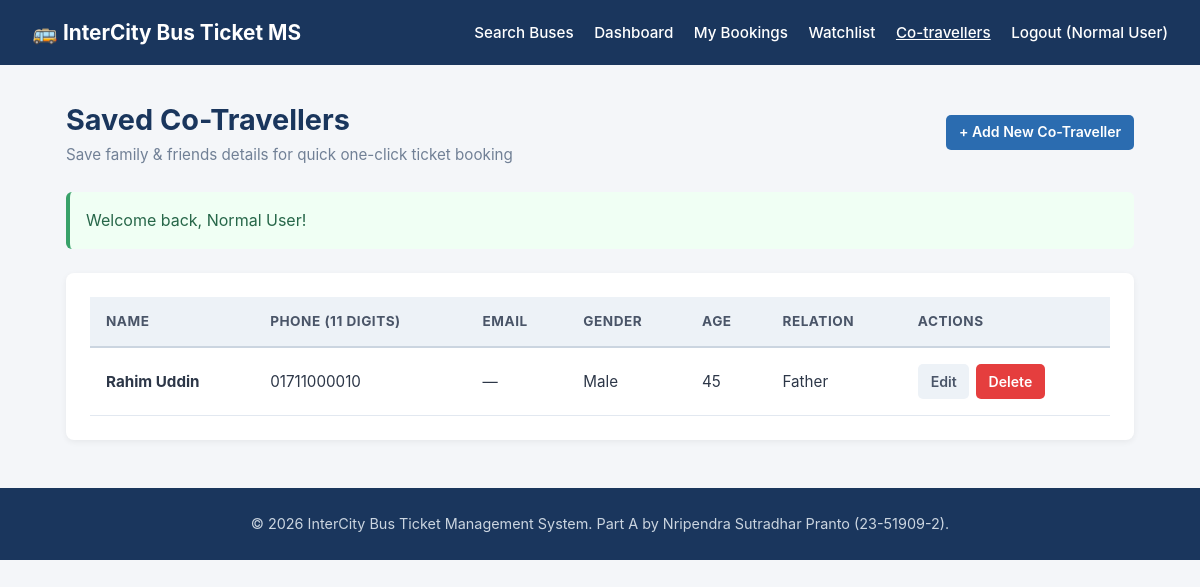
The app's page /controllers/TravellerController.php?action=index (signed in) with its own data.
### tables this page shows
CREATE TABLE IF NOT EXISTS travellers (
	id        INT AUTO_INCREMENT PRIMARY KEY,
	user_id   INT NOT NULL,
	name      VARCHAR(100) NOT NULL,
	age       INT DEFAULT NULL,
	gender    ENUM('male','female','other') DEFAULT NULL,
	nid_no    VARCHAR(40) DEFAULT NULL,
	phone     VARCHAR(20) DEFAULT NULL,
	email     VARCHAR(120) DEFAULT NULL,
	relation  VARCHAR(40) DEFAULT NULL,
	FOREIGN KEY (user_id) REFERENCES users(id) ON DELETE CASCADE
);

### db.php (called while the page is built, shortened)
<?php
class DBConnection {
	private $host = "localhost";
	private $username = "root";
	private $password = "";
	private $database = "bus_management";
	public function connect() {
		$conn = @new mysqli($this->host, $this->username, $this->password, $this->database);
		$conn->set_charset("utf8");
		return $conn;
	}
}

### models/PreviewT.php (called while the page is built, shortened)
<?php
require_once __DIR__ . '/../db.php';
class Preview {
	private static $checked = false;
	private static $conn    = null;
	public static function connect() {
		if (!self::$checked) {
			self::$checked = true;
			try {
				self::$conn = (new DBConnection())->connect();
			} catch (Throwable $e) {
				self::$conn = null;
			}
		}
		return self::$conn;
	}
}

### models/TravellerT.php (called while the page is built, shortened)
<?php
require_once __DIR__ . '/PreviewT.php';
class Traveller {
	private $conn;
	public function __construct() {
		$this->conn = Preview::connect();
	}
	public function getByUser($userId) {
		$stmt = $this->conn->prepare("SELECT * FROM travellers WHERE user_id = ? ORDER BY name");
		$stmt->bind_param("i", $userId);
		$stmt->execute();
		return $stmt->get_result()->fetch_all(MYSQLI_ASSOC);
	}
}

### views/passenger/traveller_list.php (the view, shortened to what this page needs)
<?php
$hasLayout = false;
if ($hasLayout) {
    include __DIR__ . '/../layouts/header.php';
} else {
?>
<!DOCTYPE html>
<html lang="en">
<head>
</head>
<body>
<nav class="navbar">
    <div style="font-size: 1.3rem; font-weight: bold;">🚌 InterCity Bus Ticket MS</div>
    <div>
        <a href="../controllers/HomeController.php">Search Buses</a>
        <a href="../controllers/BookingController.php?action=dashboard">Dashboard</a>
        <a href="../controllers/BookingController.php?action=index">My Bookings</a>
        <a href="../controllers/WatchlistController.php?action=index">Watchlist</a>
        <a href="../controllers/TravellerController.php?action=index" style="text-decoration: underline;">Co-travellers</a>
        <a href="../controllers/AuthController.php?action=logout">Logout (<?= htmlspecialchars($_SESSION['user_name']) ?>)</a>
    </div>
</nav>
<?php } ?>
<div class="container">
    <div class="page-header">
        <div>
            <h1>Saved Co-Travellers</h1>
            <p style="color: #718096; font-size: 0.95rem;">Save family & friends details for quick one-click ticket booking</p>
        </div>
        <div>
            <a href="../controllers/TravellerController.php?action=create" class="btn btn-primary">+ Add New Co-Traveller</a>
        </div>
    </div>
    <?php if (!empty($_SESSION['flash_success'])): ?>
        <div class="alert alert-success"><?= htmlspecialchars($_SESSION['flash_success']); unset($_SESSION['flash_success']); ?></div>
    <?php endif; ?>
    <div class="card">
        <?php if (!empty($travellers)): ?>
            <table>
                <thead>
                    <tr>
                        <th>Name</th>
                        <th>Phone (11 Digits)</th>
                        <th>Email</th>
                        <th>Gender</th>
                        <th>Age</th>
                        <th>Relation</th>
                        <th>Actions</th>
                    </tr>
                </thead>
                <tbody>
                    <?php foreach ($travellers as $t): ?>
                        <tr>
                            <td><strong><?= htmlspecialchars($t['name']) ?></strong></td>
                            <td><?= htmlspecialchars($t['phone']) ?></td>
                            <td><?= htmlspecialchars(!empty($t['email']) ? $t['email'] : '—') ?></td>
                            <td><?= htmlspecialchars(!empty($t['gender']) ? ucfirst($t['gender']) : '—') ?></td>
                            <td><?= htmlspecialchars(!empty($t['age']) ? $t['age'] : '—') ?></td>
                            <td><?= htmlspecialchars(!empty($t['relation']) ? ucfirst($t['relation']) : '—') ?></td>
                            <td>
                                <div class="actions">
                                    <a href="../controllers/TravellerController.php?action=edit&id=<?= (int)$t['id'] ?>" class="btn btn-secondary">
                                        Edit
                                    </a>
                                    <a href="../controllers/TravellerController.php?action=delete&id=<?= (int)$t['id'] ?>" class="btn btn-danger" onclick="return confirm('Delete this co-traveller?');">
                                        Delete
                                    </a>
                                </div>
                            </td>
                        </tr>
                    <?php endforeach; ?>
                </tbody>
            </table>
        <?php endif; ?>
    </div>
</div>
<?php if ($hasLayout) { include __DIR__ . '/../layouts/footer.php'; } else { ?>
<footer style="background: #1a365d; color: #cbd5e0; text-align: center; padding: 1.5rem; margin-top: 3rem; font-size: 0.9rem;">
    <p>&copy; <?= date('Y') ?> InterCity Bus Ticket Management System. Part A by Nripendra Sutradhar Pranto (23-51909-2).</p>
</footer>
</body>
</html>
<?php } ?>

### views/passenger/traveller_list.php (style rules this page uses)
* { box-sizing: border-box; margin: 0; padding: 0; font-family: -apple-system, BlinkMacSystemFont, "Segoe UI", Roboto, Helvetica, Arial, sans-serif; }
body { background: #f4f6f9; color: #2d3748; line-height: 1.6; }
.navbar { background: #1a365d; color: white; padding: 1rem 2rem; display: flex; justify-content: space-between; align-items: center; }
.navbar a { color: white; text-decoration: none; margin-left: 1rem; font-weight: 500; font-size: 0.95rem; }
.container { max-width: 1100px; margin: 2rem auto; padding: 0 1rem; }
.page-header { display: flex; justify-content: space-between; align-items: center; margin-bottom: 1.5rem; }
.page-header h1 { font-size: 1.8rem; color: #1a365d; }
.card { background: white; border-radius: 8px; box-shadow: 0 2px 6px rgba(0,0,0,0.06); padding: 1.5rem; overflow-x: auto; }
table { width: 100%; border-collapse: collapse; text-align: left; }
th { background: #edf2f7; color: #4a5568; font-size: 0.85rem; text-transform: uppercase; letter-spacing: 0.5px; padding: 0.85rem 1rem; border-bottom: 2px solid #cbd5e0; }
td { padding: 1rem; border-bottom: 1px solid #e2e8f0; font-size: 0.95rem; vertical-align: middle; }
.btn { display: inline-block; padding: 0.4rem 0.8rem; border-radius: 5px; font-size: 0.88rem; font-weight: 600; text-decoration: none; cursor: pointer; border: none; }
.btn-primary { background: #2b6cb0; color: white; }
.btn-secondary { background: #edf2f7; color: #4a5568; }
.btn-danger { background: #e53e3e; color: white; }
.actions { display: flex; gap: 0.4rem; }
.alert { padding: 1rem; border-radius: 6px; margin-bottom: 1.5rem; }
.alert-success { background: #f0fff4; color: #276749; border-left: 4px solid #38a169; }

### records on screen
travellers: name "Rahim Uddin", phone "01711000010", email "—", gender "Male", age "45", relation "Father"

### other values on screen
$_SESSION['user_name'] "Normal User"
$_SESSION['flash_success'] "Welcome back, Normal User!"
